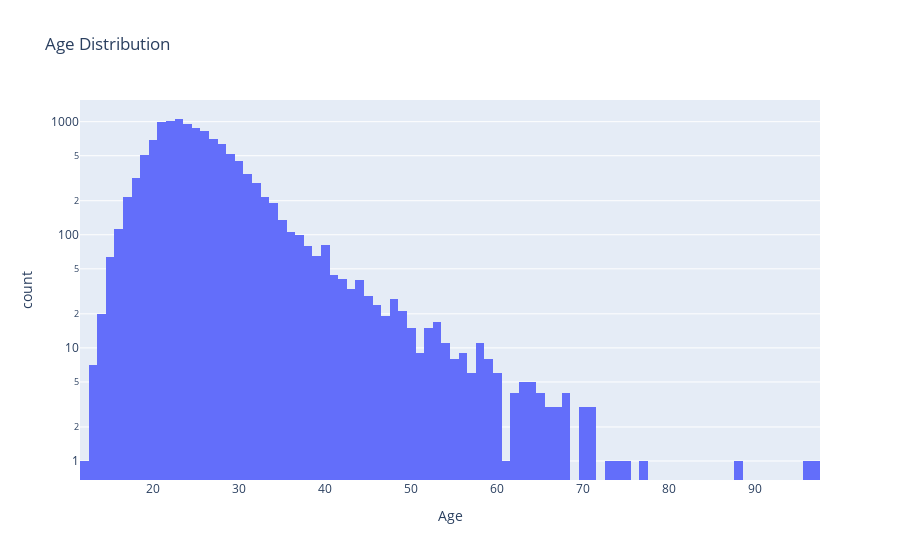

The notebook cell saved with this chart:
### Code cell
fig = px.histogram(df_age, x="Age", title="Age Distribution", log_y=True)

fig.show()

#making logaretmic might be confusing, but this really show's the weirdos 

# fig = px.bar(df_summer, x=s "Sport", y="Medal", log_y=True) #making logaretmic might be confusing

### Figure 1 — Plotly figure (JSON) as saved in the notebook; plotly's stock layout.template omitted (floating-point values rounded to 4 significant figures; data arrays with more than 128 entries replaced by an {"elided": "..."} marker saying what was removed)
{"data": [{"alignmentgroup": "True", "bingroup": "x", "hovertemplate": "Age=%{x}<br>count=%{y}<extra></extra>", "legendgroup": "", "marker": {"color": "#636efa", "pattern": {"shape": ""}}, "name": "", "offsetgroup": "", "orientation": "v", "showlegend": false, "type": "histogram", "x": {"elided": "12016 int values"}, "xaxis": "x", "yaxis": "y"}], "layout": {"barmode": "relative", "legend": {"tracegroupgap": 0}, "title": {"text": "Age Distribution"}, "xaxis": {"anchor": "y", "domain": [0, 1], "title": {"text": "Age"}}, "yaxis": {"anchor": "x", "domain": [0, 1], "title": {"text": "count"}, "type": "log"}}}
